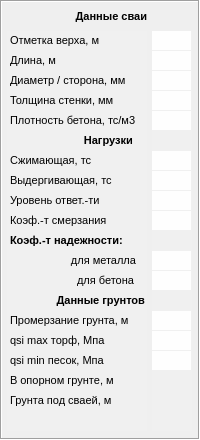
          <widget class="QFrame" name="frame_3">
           <property name="sizePolicy">
            <sizepolicy hsizetype="Fixed" vsizetype="Fixed">
             <horstretch>0</horstretch>
             <verstretch>0</verstretch>
            </sizepolicy>
           </property>
           <property name="minimumSize">
            <size>
             <width>200</width>
             <height>440</height>
            </size>
           </property>
           <property name="maximumSize">
            <size>
             <width>16777215</width>
             <height>450</height>
            </size>
           </property>
           <property name="font">
            <font>
             <pointsize>8</pointsize>
            </font>
           </property>
           <property name="frameShape">
            <enum>QFrame::Box</enum>
           </property>
           <property name="frameShadow">
            <enum>QFrame::Sunken</enum>
           </property>
           <layout class="QGridLayout" name="gridLayout_3">
            <property name="leftMargin">
             <number>5</number>
            </property>
            <property name="topMargin">
             <number>5</number>
            </property>
            <property name="rightMargin">
             <number>5</number>
            </property>
            <property name="bottomMargin">
             <number>5</number>
            </property>
            <property name="spacing">
             <number>5</number>
            </property>
            <item row="0" column="0">
             <widget class="QLabel" name="label_15">
              <property name="sizePolicy">
               <sizepolicy hsizetype="Preferred" vsizetype="Fixed">
                <horstretch>0</horstretch>
                <verstretch>0</verstretch>
               </sizepolicy>
              </property>
              <property name="maximumSize">
               <size>
                <width>16777215</width>
                <height>15</height>
               </size>
              </property>
              <property name="font">
               <font>
                <pointsize>8</pointsize>
                <weight>75</weight>
                <bold>true</bold>
               </font>
              </property>
              <property name="text">
               <string>Данные сваи</string>
              </property>
              <property name="alignment">
               <set>Qt::AlignRight|Qt::AlignTrailing|Qt::AlignVCenter</set>
              </property>
             </widget>
            </item>
            <item row="1" column="0">
             <widget class="QTableWidget" name="tableWidget_1">
              <property name="sizePolicy">
               <sizepolicy hsizetype="Fixed" vsizetype="Fixed">
                <horstretch>0</horstretch>
                <verstretch>0</verstretch>
               </sizepolicy>
              </property>
              <property name="minimumSize">
               <size>
                <width>140</width>
                <height>400</height>
               </size>
              </property>
              <property name="maximumSize">
               <size>
                <width>140</width>
                <height>16777215</height>
               </size>
              </property>
              <property name="sizeIncrement">
               <size>
                <width>0</width>
                <height>0</height>
               </size>
              </property>
              <property name="font">
               <font>
                <pointsize>8</pointsize>
               </font>
              </property>
              <property name="focusPolicy">
               <enum>Qt::NoFocus</enum>
              </property>
              <property name="styleSheet">
               <string notr="true">background-color: rgb(240, 240, 240);</string>
              </property>
              <property name="frameShape">
               <enum>QFrame::NoFrame</enum>
              </property>
              <property name="verticalScrollBarPolicy">
               <enum>Qt::ScrollBarAlwaysOff</enum>
              </property>
              <property name="horizontalScrollBarPolicy">
               <enum>Qt::ScrollBarAlwaysOff</enum>
              </property>
              <property name="editTriggers">
               <set>QAbstractItemView::NoEditTriggers</set>
              </property>
              <property name="selectionMode">
               <enum>QAbstractItemView::NoSelection</enum>
              </property>
              <property name="gridStyle">
               <enum>Qt::NoPen</enum>
              </property>
              <attribute name="horizontalHeaderVisible">
               <bool>false</bool>
              </attribute>
              <attribute name="horizontalHeaderMinimumSectionSize">
               <number>30</number>
              </attribute>
              <attribute name="horizontalHeaderDefaultSectionSize">
               <number>145</number>
              </attribute>
              <attribute name="verticalHeaderVisible">
               <bool>false</bool>
              </attribute>
              <attribute name="verticalHeaderMinimumSectionSize">
               <number>20</number>
              </attribute>
              <attribute name="verticalHeaderDefaultSectionSize">
               <number>20</number>
              </attribute>
              <row>
               <property name="text">
                <string>2</string>
               </property>
              </row>
              <row>
               <property name="text">
                <string>3</string>
               </property>
              </row>
              <row>
               <property name="text">
                <string>4</string>
               </property>
              </row>
              <row>
               <property name="text">
                <string>5</string>
               </property>
              </row>
              <row>
               <property name="text">
                <string>6</string>
               </property>
              </row>
              <row>
               <property name="text">
                <string>7</string>
               </property>
              </row>
              <row>
               <property name="text">
                <string>8</string>
               </property>
              </row>
              <row>
               <property name="text">
                <string>9</string>
               </property>
              </row>
              <row>
               <property name="text">
                <string>10</string>
               </property>
              </row>
              <row>
               <property name="text">
                <string>11</string>
               </property>
              </row>
              <row>
               <property name="text">
                <string>12</string>
               </property>
              </row>
              <row>
               <property name="text">
                <string>13</string>
               </property>
              </row>
              <row>
               <property name="text">
                <string>14</string>
               </property>
              </row>
              <row>
               <property name="text">
                <string>15</string>
               </property>
              </row>
              <row>
               <property name="text">
                <string>16</string>
               </property>
              </row>
              <row>
               <property name="text">
                <string>17</string>
               </property>
              </row>
              <row>
               <property name="text">
                <string>18</string>
               </property>
              </row>
              <row>
               <property name="text">
                <string>19</string>
               </property>
              </row>
              <row>
               <property name="text">
                <string>20</string>
               </property>
              </row>
              <column>
               <property name="text">
                <string>Наименование</string>
               </property>
              </column>
              <item row="0" column="0">
               <property name="text">
                <string>Отметка верха, м</string>
               </property>
               <property name="textAlignment">
                <set>AlignLeading|AlignVCenter</set>
               </property>
              </item>
              <item row="1" column="0">
               <property name="text">
                <string>Длина, м </string>
               </property>
               <property name="textAlignment">
                <set>AlignLeading|AlignVCenter</set>
               </property>
              </item>
              <item row="2" column="0">
               <property name="text">
                <string>Диаметр / сторона, мм</string>
               </property>
               <property name="textAlignment">
                <set>AlignLeading|AlignVCenter</set>
               </property>
              </item>
              <item row="3" column="0">
               <property name="text">
                <string>Толщина стенки, мм</string>
               </property>
               <property name="textAlignment">
                <set>AlignLeading|AlignVCenter</set>
               </property>
              </item>
              <item row="4" column="0">
               <property name="text">
                <string>Плотность бетона, тс/м3</string>
               </property>
               <property name="textAlignment">
                <set>AlignLeading|AlignVCenter</set>
               </property>
              </item>
              <item row="5" column="0">
               <property name="text">
                <string>Нагрузки     </string>
               </property>
               <property name="font">
                <font>
                 <pointsize>8</pointsize>
                 <weight>75</weight>
                 <bold>true</bold>
                </font>
               </property>
               <property name="textAlignment">
                <set>AlignTrailing|AlignVCenter</set>
               </property>
              </item>
              <item row="6" column="0">
               <property name="text">
                <string>Сжимающая, тс</string>
               </property>
               <property name="textAlignment">
                <set>AlignLeading|AlignVCenter</set>
               </property>
              </item>
              <item row="7" column="0">
               <property name="text">
                <string>Выдергивающая, тс</string>
               </property>
               <property name="textAlignment">
                <set>AlignLeading|AlignVCenter</set>
               </property>
              </item>
              <item row="8" column="0">
               <property name="text">
                <string>Уровень ответ.-ти</string>
               </property>
               <property name="textAlignment">
                <set>AlignLeading|AlignVCenter</set>
               </property>
              </item>
              <item row="9" column="0">
               <property name="text">
                <string>Коэф.-т смерзания</string>
               </property>
               <property name="textAlignment">
                <set>AlignLeading|AlignVCenter</set>
               </property>
              </item>
              <item row="10" column="0">
               <property name="text">
                <string>Коэф.-т надежности:</string>
               </property>
               <property name="font">
                <font>
                 <pointsize>8</pointsize>
                 <weight>75</weight>
                 <bold>true</bold>
                </font>
               </property>
               <property name="textAlignment">
                <set>AlignLeading|AlignVCenter</set>
               </property>
              </item>
              <item row="11" column="0">
               <property name="text">
                <string>                    для металла</string>
               </property>
               <property name="textAlignment">
                <set>AlignLeading|AlignVCenter</set>
               </property>
              </item>
              <item row="12" column="0">
               <property name="text">
                <string>                      для бетона</string>
               </property>
               <property name="textAlignment">
                <set>AlignLeading|AlignVCenter</set>
               </property>
              </item>
              <item row="13" column="0">
               <property name="text">
                <string>Данные грунтов </string>
               </property>
               <property name="font">
                <font>
                 <pointsize>8</pointsize>
                 <weight>75</weight>
                 <bold>true</bold>
                </font>
               </property>
               <property name="textAlignment">
                <set>AlignTrailing|AlignVCenter</set>
               </property>
              </item>
              <item row="14" column="0">
               <property name="text">
                <string>Промерзаниe грунта, м</string>
               </property>
               <property name="textAlignment">
                <set>AlignLeading|AlignVCenter</set>
               </property>
              </item>
              <item row="15" column="0">
               <property name="text">
                <string>qsi max торф, Мпа</string>
               </property>
               <property name="textAlignment">
                <set>AlignLeading|AlignVCenter</set>
               </property>
              </item>
              <item row="16" column="0">
               <property name="text">
                <string>qsi min песок, Мпа</string>
               </property>
               <property name="textAlignment">
                <set>AlignLeading|AlignVCenter</set>
               </property>
              </item>
              <item row="17" column="0">
               <property name="text">
                <string>В опорном грунте, м</string>
               </property>
               <property name="textAlignment">
                <set>AlignLeading|AlignVCenter</set>
               </property>
              </item>
              <item row="18" column="0">
               <property name="text">
                <string>Грунта под сваей, м</string>
               </property>
              </item>
             </widget>
            </item>
            <item row="1" column="1">
             <widget class="QTableWidget" name="tableWidget_2">
              <property name="sizePolicy">
               <sizepolicy hsizetype="Fixed" vsizetype="Fixed">
                <horstretch>0</horstretch>
                <verstretch>0</verstretch>
               </sizepolicy>
              </property>
              <property name="minimumSize">
               <size>
                <width>40</width>
                <height>400</height>
               </size>
              </property>
              <property name="maximumSize">
               <size>
                <width>40</width>
                <height>400</height>
               </size>
              </property>
              <property name="font">
               <font>
                <pointsize>8</pointsize>
               </font>
              </property>
              <property name="styleSheet">
               <string notr="true">background-color: rgb(240, 240, 240);</string>
              </property>
              <property name="frameShape">
               <enum>QFrame::NoFrame</enum>
              </property>
              <property name="lineWidth">
               <number>1</number>
              </property>
              <property name="midLineWidth">
               <number>0</number>
              </property>
              <property name="verticalScrollBarPolicy">
               <enum>Qt::ScrollBarAlwaysOff</enum>
              </property>
              <property name="horizontalScrollBarPolicy">
               <enum>Qt::ScrollBarAlwaysOff</enum>
              </property>
              <property name="selectionMode">
               <enum>QAbstractItemView::NoSelection</enum>
              </property>
              <property name="showGrid">
               <bool>true</bool>
              </property>
              <property name="gridStyle">
               <enum>Qt::NoPen</enum>
              </property>
              <property name="sortingEnabled">
               <bool>false</bool>
              </property>
              <property name="wordWrap">
               <bool>true</bool>
              </property>
              <property name="cornerButtonEnabled">
               <bool>true</bool>
              </property>
              <attribute name="horizontalHeaderVisible">
               <bool>false</bool>
              </attribute>
              <attribute name="horizontalHeaderDefaultSectionSize">
               <number>40</number>
              </attribute>
              <attribute name="verticalHeaderVisible">
               <bool>false</bool>
              </attribute>
              <attribute name="verticalHeaderMinimumSectionSize">
               <number>20</number>
              </attribute>
              <attribute name="verticalHeaderDefaultSectionSize">
               <number>20</number>
              </attribute>
              <row>
               <property name="text">
                <string>Отметка верха</string>
               </property>
              </row>
              <row>
               <property name="text">
                <string>Длина</string>
               </property>
              </row>
              <row>
               <property name="text">
                <string>Диаметр</string>
               </property>
              </row>
              <row>
               <property name="text">
                <string>Толщина стенки</string>
               </property>
              </row>
              <row>
               <property name="text">
                <string>Плотность бетона</string>
               </property>
              </row>
              <row>
               <property name="text">
                <string>Нагрузки</string>
               </property>
               <property name="font">
                <font>
                 <pointsize>8</pointsize>
                 <weight>50</weight>
                 <bold>false</bold>
                </font>
               </property>
              </row>
              <row>
               <property name="text">
                <string>Сжимающая</string>
               </property>
              </row>
              <row>
               <property name="text">
                <string>Выдергивающая</string>
               </property>
              </row>
              <row>
               <property name="text">
                <string>Уровень ответственности</string>
               </property>
              </row>
              <row>
               <property name="text">
                <string>Коэф. промерз.</string>
               </property>
              </row>
              <row>
               <property name="text">
                <string>Коэф. надежности</string>
               </property>
              </row>
              <row>
               <property name="text">
                <string>для металла</string>
               </property>
              </row>
              <row>
               <property name="text">
                <string>для бетона</string>
               </property>
              </row>
              <row>
               <property name="text">
                <string>Данные грунтов</string>
               </property>
              </row>
              <row>
               <property name="text">
                <string>Промерзание грунтов</string>
               </property>
              </row>
              <row>
               <property name="text">
                <string>qci торфа</string>
               </property>
              </row>
              <row>
               <property name="text">
                <string>qci песка</string>
               </property>
              </row>
              <row>
               <property name="text">
                <string>В последнем слое, м</string>
               </property>
              </row>
              <row>
               <property name="text">
                <string>Грунта под сваей, м</string>
               </property>
              </row>
              <column>
               <property name="text">
                <string>*</string>
               </property>
              </column>
              <item row="0" column="0">
               <property name="text">
                <string/>
               </property>
               <property name="textAlignment">
                <set>AlignCenter</set>
               </property>
               <property name="background">
                <brush brushstyle="SolidPattern">
                 <color alpha="255">
                  <red>254</red>
                  <green>254</green>
                  <blue>254</blue>
                 </color>
                </brush>
               </property>
              </item>
              <item row="1" column="0">
               <property name="text">
                <string/>
               </property>
               <property name="textAlignment">
                <set>AlignCenter</set>
               </property>
               <property name="background">
                <brush brushstyle="SolidPattern">
                 <color alpha="255">
                  <red>254</red>
                  <green>254</green>
                  <blue>254</blue>
                 </color>
                </brush>
               </property>
              </item>
              <item row="2" column="0">
               <property name="text">
                <string/>
               </property>
               <property name="textAlignment">
                <set>AlignCenter</set>
               </property>
               <property name="background">
                <brush brushstyle="SolidPattern">
                 <color alpha="255">
                  <red>254</red>
                  <green>254</green>
                  <blue>254</blue>
                 </color>
                </brush>
               </property>
              </item>
              <item row="3" column="0">
               <property name="text">
                <string/>
               </property>
               <property name="textAlignment">
                <set>AlignCenter</set>
               </property>
               <property name="background">
                <brush brushstyle="SolidPattern">
                 <color alpha="255">
                  <red>254</red>
                  <green>254</green>
                  <blue>254</blue>
                 </color>
                </brush>
               </property>
              </item>
              <item row="4" column="0">
               <property name="text">
                <string/>
               </property>
               <property name="textAlignment">
                <set>AlignCenter</set>
               </property>
               <property name="background">
                <brush brushstyle="SolidPattern">
                 <color alpha="255">
                  <red>254</red>
                  <green>254</green>
                  <blue>254</blue>
                 </color>
                </brush>
               </property>
              </item>
              <item row="5" column="0">
               <property name="text">
                <string>0</string>
               </property>
               <property name="textAlignment">
                <set>AlignCenter</set>
               </property>
               <property name="background">
                <brush brushstyle="SolidPattern">
                 <color alpha="255">
                  <red>240</red>
                  <green>240</green>
                  <blue>240</blue>
                 </color>
                </brush>
               </property>
               <property name="foreground">
                <brush brushstyle="SolidPattern">
                 <color alpha="255">
                  <red>240</red>
                  <green>240</green>
                  <blue>240</blue>
                 </color>
                </brush>
               </property>
               <property name="flags">
                <set>NoItemFlags</set>
               </property>
              </item>
              <item row="6" column="0">
               <property name="text">
                <string/>
               </property>
               <property name="textAlignment">
                <set>AlignCenter</set>
               </property>
               <property name="background">
                <brush brushstyle="SolidPattern">
                 <color alpha="255">
                  <red>254</red>
                  <green>254</green>
                  <blue>254</blue>
                 </color>
                </brush>
               </property>
              </item>
              <item row="7" column="0">
               <property name="text">
                <string/>
               </property>
               <property name="textAlignment">
                <set>AlignCenter</set>
               </property>
               <property name="background">
                <brush brushstyle="SolidPattern">
                 <color alpha="255">
                  <red>254</red>
                  <green>254</green>
                  <blue>254</blue>
                 </color>
                </brush>
               </property>
              </item>
              <item row="8" column="0">
               <property name="text">
                <string/>
               </property>
               <property name="textAlignment">
                <set>AlignCenter</set>
               </property>
               <property name="background">
                <brush brushstyle="SolidPattern">
                 <color alpha="255">
                  <red>254</red>
                  <green>254</green>
                  <blue>254</blue>
                 </color>
                </brush>
               </property>
              </item>
              <item row="9" column="0">
               <property name="text">
                <string/>
               </property>
               <property name="textAlignment">
                <set>AlignCenter</set>
               </property>
               <property name="background">
                <brush brushstyle="SolidPattern">
                 <color alpha="255">
                  <red>254</red>
                  <green>254</green>
                  <blue>254</blue>
                 </color>
                </brush>
               </property>
              </item>
              <item row="10" column="0">
               <property name="text">
                <string>0</string>
               </property>
               <property name="textAlignment">
                <set>AlignCenter</set>
               </property>
               <property name="background">
                <brush brushstyle="SolidPattern">
                 <color alpha="255">
                  <red>240</red>
                  <green>240</green>
                  <blue>240</blue>
                 </color>
                </brush>
               </property>
               <property name="foreground">
                <brush brushstyle="SolidPattern">
                 <color alpha="255">
                  <red>240</red>
                  <green>240</green>
                  <blue>240</blue>
                 </color>
                </brush>
               </property>
               <property name="flags">
                <set>ItemIsSelectable|ItemIsEditable|ItemIsDragEnabled|ItemIsDropEnabled|ItemIsUserCheckable</set>
               </property>
              </item>
              <item row="11" column="0">
               <property name="text">
                <string/>
               </property>
               <property name="textAlignment">
                <set>AlignCenter</set>
               </property>
               <property name="background">
                <brush brushstyle="SolidPattern">
                 <color alpha="255">
                  <red>254</red>
                  <green>254</green>
                  <blue>254</blue>
                 </color>
                </brush>
               </property>
              </item>
              <item row="12" column="0">
               <property name="text">
                <string/>
               </property>
               <property name="textAlignment">
                <set>AlignCenter</set>
               </property>
               <property name="background">
                <brush brushstyle="SolidPattern">
                 <color alpha="255">
                  <red>254</red>
                  <green>254</green>
                  <blue>254</blue>
                 </color>
                </brush>
               </property>
              </item>
              <item row="13" column="0">
               <property name="text">
                <string>0</string>
               </property>
               <property name="textAlignment">
                <set>AlignCenter</set>
               </property>
               <property name="background">
                <brush brushstyle="SolidPattern">
                 <color alpha="255">
                  <red>240</red>
                  <green>240</green>
                  <blue>240</blue>
                 </color>
                </brush>
               </property>
               <property name="foreground">
                <brush brushstyle="SolidPattern">
                 <color alpha="255">
                  <red>240</red>
                  <green>240</green>
                  <blue>240</blue>
                 </color>
                </brush>
               </property>
               <property name="flags">
                <set>ItemIsSelectable|ItemIsEditable|ItemIsDragEnabled|ItemIsDropEnabled|ItemIsUserCheckable</set>
               </property>
              </item>
              <item row="14" column="0">
               <property name="text">
                <string/>
               </property>
               <property name="textAlignment">
                <set>AlignCenter</set>
               </property>
               <property name="background">
                <brush brushstyle="SolidPattern">
                 <color alpha="255">
                  <red>254</red>
                  <green>254</green>
                  <blue>254</blue>
                 </color>
                </brush>
               </property>
              </item>
              <item row="15" column="0">
               <property name="text">
                <string/>
               </property>
               <property name="textAlignment">
                <set>AlignCenter</set>
               </property>
               <property name="background">
                <brush brushstyle="SolidPattern">
                 <color alpha="255">
                  <red>254</red>
                  <green>254</green>
                  <blue>254</blue>
                 </color>
                </brush>
               </property>
              </item>
              <item row="16" column="0">
               <property name="text">
                <string/>
               </property>
               <property name="textAlignment">
                <set>AlignCenter</set>
               </property>
               <property name="background">
                <brush brushstyle="SolidPattern">
                 <color alpha="255">
                  <red>254</red>
                  <green>254</green>
                  <blue>254</blue>
                 </color>
                </brush>
               </property>
              </item>
              <item row="17" column="0">
               <property name="text">
                <string/>
               </property>
               <property name="textAlignment">
                <set>AlignCenter</set>
               </property>
               <property name="background">
                <brush brushstyle="NoBrush">
                 <color alpha="255">
                  <red>0</red>
                  <green>0</green>
                  <blue>0</blue>
                 </color>
                </brush>
               </property>
               <property name="flags">
                <set>ItemIsSelectable|ItemIsEditable|ItemIsDragEnabled|ItemIsDropEnabled|ItemIsUserCheckable</set>
               </property>
              </item>
              <item row="18" column="0">
               <property name="text">
                <string/>
               </property>
               <property name="textAlignment">
                <set>AlignCenter</set>
               </property>
               <property name="background">
                <brush brushstyle="NoBrush">
                 <color alpha="255">
                  <red>0</red>
                  <green>0</green>
                  <blue>0</blue>
                 </color>
                </brush>
               </property>
               <property name="flags">
                <set>ItemIsSelectable|ItemIsEditable|ItemIsDragEnabled|ItemIsDropEnabled|ItemIsUserCheckable</set>
               </property>
              </item>
             </widget>
            </item>
           </layout>
          </widget>
